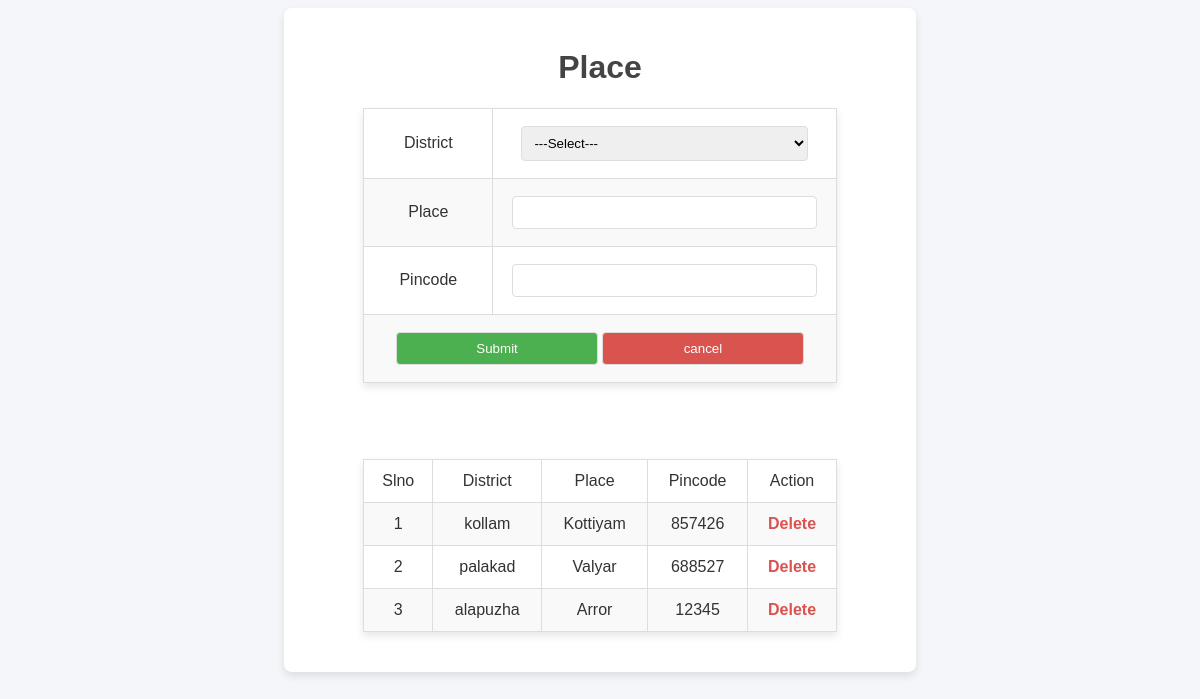
The page /Project/Admin/Place.php on the database its author committed.
### tables this page shows
CREATE TABLE `tbl_place` (
  `place_id` int(11) NOT NULL,
  `place_name` varchar(100) NOT NULL,
  `place_pincode` varchar(100) NOT NULL,
  `district_id` int(11) NOT NULL
);

CREATE TABLE `tbl_district` (
  `district_id` int(11) NOT NULL,
  `district_name` varchar(100) NOT NULL
);

### Project/Admin/Place.php (the view, shortened to what this page needs)
<?php include("../Assets/Connection/Connection.php")?>
<!DOCTYPE html PUBLIC "-//W3C//DTD XHTML 1.0 Transitional//EN" "http://www.w3.org/TR/xhtml1/DTD/xhtml1-transitional.dtd">
<html xmlns="http://www.w3.org/1999/xhtml">
<head>
</head>
<body>
<form id="form1" name="form1" method="post" action="">
  <h1 align="center">Place</h1>
  <table width="200" border="1"align="center">
    <tr>
      <td>District</td>
      <td><label for="selDistrict"></label>
        <select name="selDistrict" id="selDistrict" required>
          <option>---Select---</option>
        </select></td>
    </tr>
    <tr>
      <td>Place</td>
      <td><label for="txt_place"></label>
        <input type="text" name="txt_place" id="txt_place" /></td>
    </tr>
    <tr>
      <td>Pincode</td>
      <td><label for="txt_pincode"></label>
        <input type="text" name="txt_pincode" id="txt_pincode" required/></td>
    </tr>
    <tr>
      <td colspan="2"align="center"><input type="submit" name="btn_submit" id="btn_submit" value="Submit" />
        <input type="reset" name="btn_cancel" id="btn_cancel" value="cancel" /></td>
    </tr>
  </table>
   <br /><br />
  <table width="200" border="1"align="center">
    <tr>
      <td>Slno</td>
      <td>District</td>
      <td>Place</td>
      <td>Pincode</td>
      <td>Action</td>
    </tr>
    <?php
	$i=0;
	$selectQry = "SELECT * From tbl_place p inner join tbl_district d on d.district_id = p.district_id ";
	$result = $conn -> query($selectQry);
	while($data = $result -> fetch_assoc())
	{
		$i++;
     ?>
    <tr>
    <td><?php echo $i ?></td>
    <td><?php echo $data["district_name"]?></td>
    <td><?php echo $data["place_name"]?></td>
    <td><?php echo $data["place_pincode"]?></td>
    <td><a href="place.php?did=<?php echo $data["place_id"]?>">Delete</a></td>
    </tr>
    <?php } ?>
  </table>
</form>
</body>
</html>

### Project/Admin/Place.php (style rules this page uses)
body { font-family: Arial, sans-serif; background-color: #f4f6f9; color: #333; }
h1 { color: #444; }
h1, table { text-align: center; }
form { width: 50%; margin: auto; padding: 20px; background-color: #fff; border-radius: 8px; box-shadow: 0 4px 8px rgba(0, 0, 0, 0.1); }
table { width: 80%; margin: 20px auto; border-collapse: collapse; background-color: #fff; box-shadow: 0 4px 8px rgba(0, 0, 0, 0.1); }
table, th, td { border: 1px solid #ddd; }
th, td { padding: 12px; text-align: center; }
tr:nth-child(even) { background-color: #f9f9f9; }
input[type="text"], select, input[type="submit"], input[type="reset"] { width: 90%; padding: 8px; margin: 5px 0; border: 1px solid #ddd; border-radius: 4px; }
input[type="submit"], input[type="reset"] { width: 45%; background-color: #4CAF50; color: white; cursor: pointer; }
input[type="reset"] { background-color: #d9534f; }
a { text-decoration: none; color: #d9534f; font-weight: bold; }

### rows shown on the page
tbl_place: district.district_name "kollam", place_name "Kottiyam", place_pincode "857426"
tbl_place: district.district_name "palakad", place_name "Valyar", place_pincode "688527"
tbl_place: district.district_name "alapuzha", place_name "Arror", place_pincode "12345"
